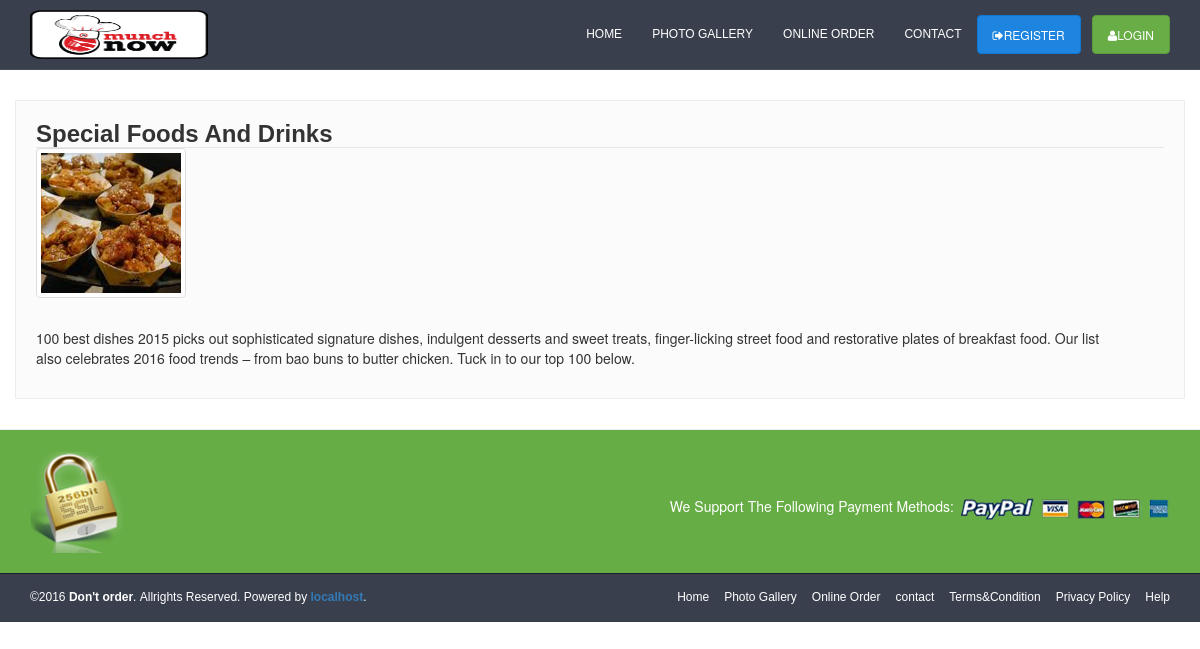
Screenshot of /pages/index/special-foods-and-drinks with the database file from the repository.
### tables this page shows
CREATE TABLE IF NOT EXISTS `page` (
`id` int(11) NOT NULL,
  `title` text NOT NULL,
  `slug` text NOT NULL,
  `content` text NOT NULL,
  `image` varchar(100) NOT NULL,
  `meta_keys` text NOT NULL,
  `meta_desc` text NOT NULL,
  `is_published` tinyint(1) NOT NULL DEFAULT '0' COMMENT '1=Yes,0=No',
  `is_featured` tinyint(1) NOT NULL DEFAULT '0' COMMENT '1=Yes,0=No',
  `is_deleted` tinyint(1) NOT NULL DEFAULT '0' COMMENT '1=Yes,0=NO',
  `modified_at` datetime DEFAULT NULL,
  `modified_by` varchar(5) NOT NULL,
  `created_at` timestamp NOT NULL DEFAULT CURRENT_TIMESTAMP,
  `created_by` varchar(5) NOT NULL
);

### application/libraries/Site_Controller.php (called while the page is built, shortened)
<?php
class Site_Controller extends MY_Controller {
    public $site_title = '';
    public $page_title = '';
    public $page_meta_keywords = '';
    public $page_meta_description = '';
    public $assets_css = array(
        'bootstrap.min.css',
        'font-awesome.min.css',
        'style.css',
        'responsive.css',
        'colorbox.css',
        'jquery.jscrollpane.css',
        'select2.min.css',
        'login/css/loginform1.css'
    );
    public $assets_js = array(
        'jquery.js',
        'jquery.colorbox-min.js',
        'bootstrap.min.js',
        'theia-sticky-sidebar.js',
        'jquery.jscrollpane.min.js',
        'jquery.mobilemenu.js',
        'select2.min.js',
        'custom.js',
        'login_script.js'
    );
    public $body_class = array();
    public $current_section = '';
    public function __construct() {
        $this->site_title = $this->config->item('app_title');
    }
    private function prepare_base_javascript() {
        $str = "<script type=\"text/javascript\">\n";
        $str.= "</script>\n";
        $this->template->append_metadata($str);
    }
    private function set_styles() {
        if (count($this->assets_css) > 0) {
            foreach ($this->assets_css as $asset)
                $this->template->append_metadata('<link rel="stylesheet" type="text/css" href="' . ASSETS_SITE_CSS_PATH . $asset . '" media="screen" />');
        }
        $this->template->append_metadata('<link rel="stylesheet" type="text/css" href="' . ASSETS_SITE_CSS_PATH . 'cross_browser/webkit.css" media="screen" />');
        $this->template->append_metadata('');
        $this->template->append_metadata('');
        $this->template->append_metadata('');
        $this->template->append_metadata('');
    }
    private function set_javascript() {
        if (count($this->assets_js) > 0) {
            foreach ($this->assets_js as $asset)
                if (stristr($asset, 'http') === FALSE)
                    $this->template->append_metadata('<script type="text/javascript" src="' . ASSETS_SITE_JS_PATH . $asset . '"></script>');
                else
                    $this->template->append_metadata('<script type="text/javascript" src="' . $asset . '"></script>');
        }
        $this->template->append_metadata('');
    }
    public function render_page($page, $data = array()) {
        $this->template
                ->set_metadata('keywords', $this->page_meta_keywords)
                ->set_metadata('description', $this->page_meta_description)
                ->set_metadata('canonical', site_url($this->uri->uri_string()), 'link')
                ->title($this->page_title, $this->site_title);
        $this->template
                ->set('current_section', $this->current_section)
                ->set('body_class', implode(' ', $this->body_class));
        $this->template
                ->set_partial('header', 'partials/header')
                ->set_partial('footer', 'partials/footer');
        $this->template->build($page, $data);
    }
}

### application/controllers/Pages.php (called while the page is built, shortened)
<?php
class Pages extends Site_Controller {
    public function index($slug = '') {
        if ($slug && $slug != '') {
            $post = $this->Site->get_page(xss_clean($slug));
            $this->render_page('pages/single', $post);
        }
    }
}

### index.php (called while the page is built, shortened)
<?php
require_once BASEPATH.'core/CodeIgniter.php';

### application/models/Site.php (called while the page is built, shortened)
<?php
class Site extends MY_Model {
    public function get_page($slug) {
        $this->_table_name = 'page';
        return $this->get_by(array('slug' => $slug, 'is_published' => 1), TRUE);
    }
}

### application/core/MY_Model.php (called while the page is built, shortened)
<?php
class MY_Model extends CI_Model {
    protected $_table_name = '';
    protected $_primary_key = 'id';
    protected $_primary_filter = 'intval';
    public function get($id = NULL, $single = FALSE) {
        if ($id != NULL) {
            $filter = $this->_primary_filter;
            $id = $filter($id);
            $this->db->where($this->_primary_key, $id);
            $method = 'row';
        } else if ($single == TRUE) {
            $method = 'row';
        } else {
            $method = 'result';
        }
        return $this->db->get($this->_table_name)->$method();
    }
    public function get_by($where, $single = FALSE) {
        $this->db->where($where);
        return $this->get(NULL, $single);
    }
}
?>

### application/views/pages/single.php (the view)
<div class="container">
    <div class="row">
        <div class="contactbg">
            <h1 class="modal-header">
                  <?php isset( $title)? print $title: print'NO TITLE'; ?>
            </h1>
            <?php if (isset($image) && ($image != NULL || $image != '')): ?>
                <a class="post-image" href="<?php echo site_url('pages/index/' . $slug) ?>">
                    <img style="max-width: 100%;max-height:150px;" class="media-object thumbnail" src="<?php echo UPLOAD_PATH . 'page/' . $image ?>" tile="<?php echo $title ?>">
                </a>
            <?php endif; ?>
            <div class="media-body">
                <?php if (isset($content)): ?>
                    <p><?php echo $content ?></p>
                <?php else: ?>
                    <?php echo $this->lang->line('common_not_found') ?>
                <?php endif; ?>
            </div>
        </div>
    </div>
</div>

### rows the page displays
page: title "Special Foods And Drinks", image (picture), content "100 best dishes 2015 picks out sophisticated signature dishes, indulgent desserts and sweet treats, finger-licking street food and restorative plates of breakfast food. Our list also celebrates 2016 food trends – from bao buns to butter chicken. Tuck in to our top 100 below."

### other values shown
$this->lang->line('menu_home') "HOME"
$this->lang->line('menu_photogallery') "PHOTO GALLERY"
$this->lang->line('menu_online_order') "ONLINE ORDER"
$this->lang->line('menu_contact') "CONTACT"
$this->lang->line('menu_register') "REGISTER"
$this->lang->line('menu_login') "LOGIN"
$this->lang->line('footer_payment_supported') "We Support The Following Payment Methods:"
$this->config->item('company') "Don't order"
$this->lang->line('footer_copyright') "Allrights Reserved."
$this->lang->line('common_powered_by', 'TO DO') "Powered by"
$api_host_domain[0] "localhost"
$this->lang->line('menu_home') "Home"
$this->lang->line('menu_photogallery') "Photo Gallery"
$this->lang->line('menu_online_order') "Online Order"
$this->lang->line('menu_contact') "contact"
